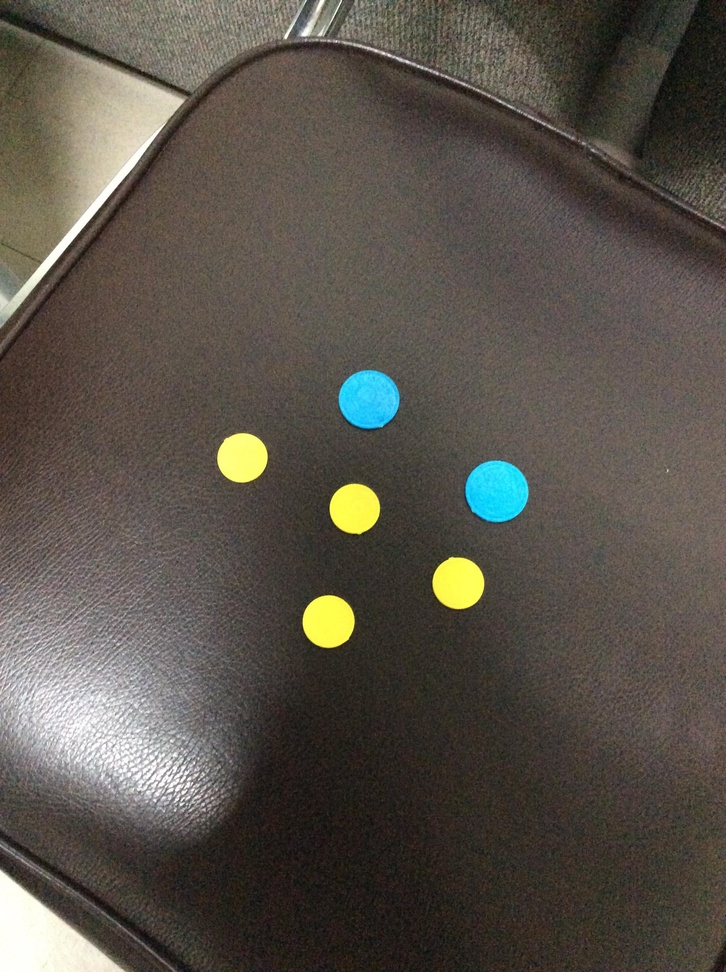
#> input picture dataset/COIN/CoinCounting/coin10.jpg, 726 x 972 px, shrunk from 1936 x 2592 before the run, found by its file name
$ python ex2_4V2.py
#> lines starting #> are read from the running program, lines starting #| are printed output that depends on the picture; after the words box and inside, x2 and y2 are one past the last pixel; in counts of white or black regions, pixels touching at a corner belong together
import cv2
import numpy as np
from matplotlib import pyplot as plt

def detect_coins_with_circle_detection(image_path):
    # Load the image
    image = cv2.imread(image_path)
#> image is the input picture: shape (972, 726, 3); mean B, G, R 74.4, 82.9, 88.6
    # Convert the image to the HSV color space
    hsv = cv2.cvtColor(image, cv2.COLOR_BGR2HSV)
#> hsv: shape (972, 726, 3); mean H, S, V 24, 51.9, 90.5

    # Define color ranges for yellow and blue in HSV
    lower_yellow = np.array([20, 100, 100], dtype="uint8")
    upper_yellow = np.array([30, 255, 255], dtype="uint8")

    lower_blue = np.array([100, 150, 0], dtype="uint8")
    upper_blue = np.array([140, 255, 255], dtype="uint8")

    # Create masks for yellow and blue colors
    mask_yellow = cv2.inRange(hsv, lower_yellow, upper_yellow)
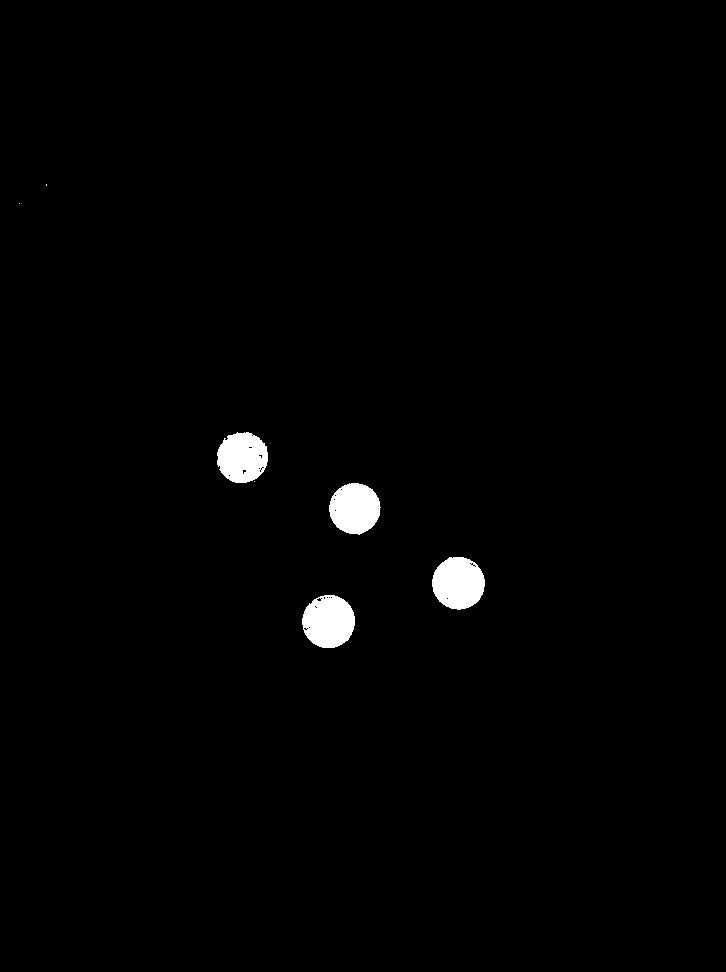
#> mask_yellow: shape (972, 726); 1.2% white; 7 white regions (3 under 20 px), largest, box (x1, y1, x2, y2) and area: (302, 595, 355, 648) 2189, (432, 557, 485, 610) 2178, (329, 483, 381, 535) 2054, (217, 432, 268, 483) 2020
    mask_blue = cv2.inRange(hsv, lower_blue, upper_blue)
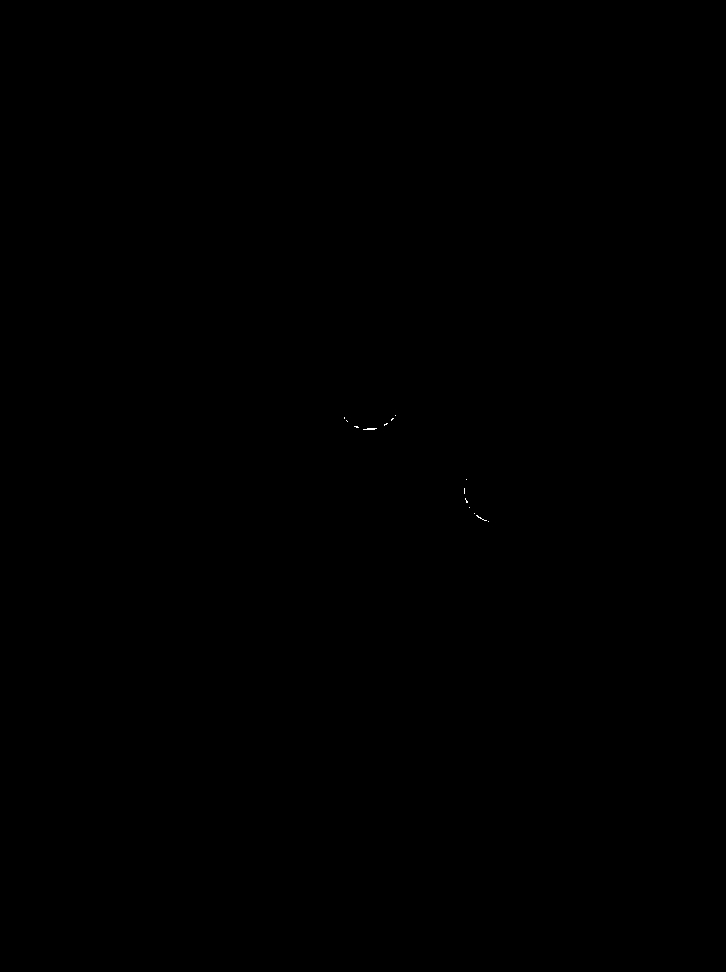
#> mask_blue: shape (972, 726); 0.01% white in thin lines or dots, all inside (x1, y1, x2, y2) = (344, 415, 489, 522)

    # Apply median blur
    mask_yellow = cv2.medianBlur(mask_yellow, 15)
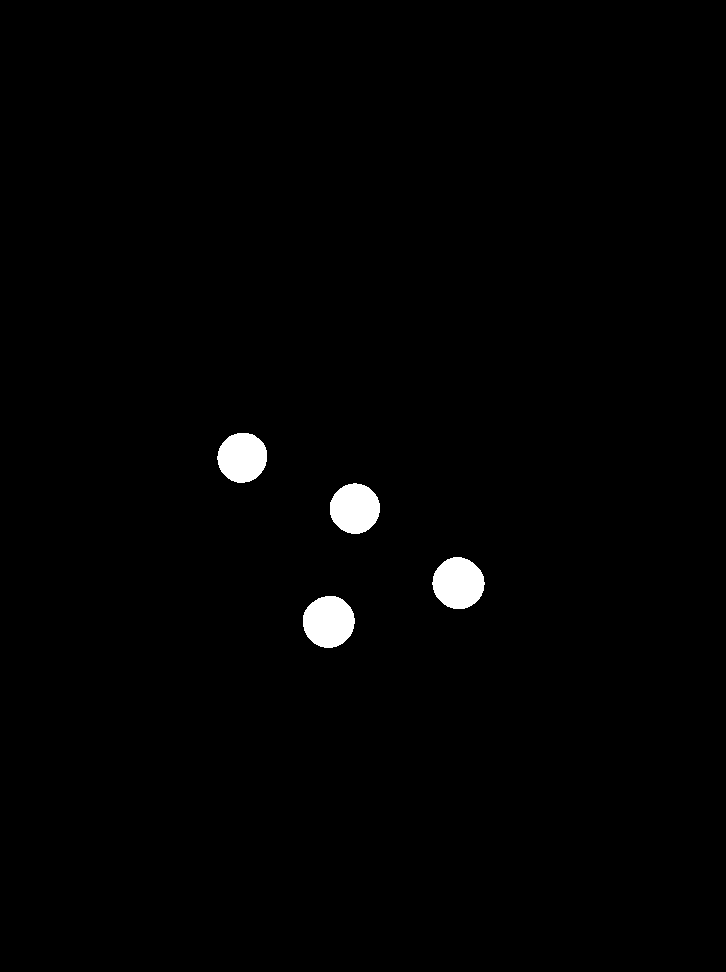
#> mask_yellow: shape (972, 726); 1.2% white; 4 white regions
    mask_blue = cv2.medianBlur(mask_blue, 15)
#> mask_blue: shape (972, 726); every value is 0

    # Use Hough Circles to detect circles on the blue mask
    # cv2.HOUGH_GRADIENT is the circle detection method, dp is the inverse ratio of the accumulator resolution
    # to the image resolution, minDist is the minimum distance between the centers of the detected circles
    circles = cv2.HoughCircles(mask_blue, cv2.HOUGH_GRADIENT, dp=1, minDist=20, param1=50, param2=30, minRadius=10, maxRadius=60)
#> circles = None

    # Initialize count for blue and yellow coins
    yellow_count = 0
    blue_count = 0

    # Draw the detected yellow circles and count them
    if circles is not None:
        circles = np.round(circles[0, :]).astype("int")
        for (x, y, r) in circles:
            cv2.circle(image, (x, y), r, (255, 0, 0), 4)
            cv2.putText(image, 'Blue', (x - r, y - r), cv2.FONT_HERSHEY_SIMPLEX, 0.5, (255, 0, 0), 2)
            blue_count += 1

    # Find contours for the yellow mask to count yellow coins
    contours_yellow = cv2.findContours(mask_yellow, cv2.RETR_EXTERNAL, cv2.CHAIN_APPROX_SIMPLE)[0]
#> contours_yellow = 4 contours; box (x1, y1, x2, y2) and area: (303, 596, 355, 648) 2040, (432, 557, 485, 609) 2029, (330, 483, 380, 534) 1908, (217, 433, 267, 483) 1886
    for cnt in contours_yellow:
        cv2.drawContours(image, [cnt], 0, (0, 255, 255), 2)
        x, y, w, h = cv2.boundingRect(cnt)
        cv2.putText(image, 'Yellow', (x, y), cv2.FONT_HERSHEY_SIMPLEX, 0.5, (0, 255, 255), 2)
        yellow_count += 1
#> this loop made 4 passes
#> (x, y, w, h) on passes 1 to 4: (303, 596, 52, 52), (432, 557, 53, 52), (330, 483, 50, 51), (217, 433, 50, 50)
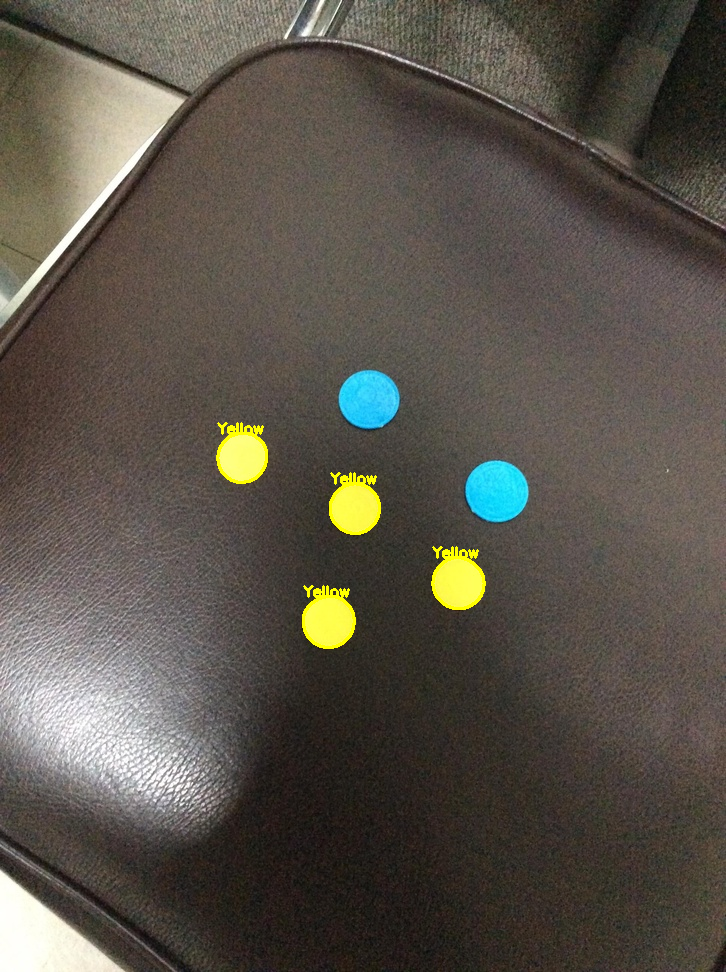
#> image: shape (972, 726, 3); 0.47% of pixels changed, all inside (x1, y1, x2, y2) = (216, 422, 486, 649)
#> after the loop, yellow_count = 4

    return yellow_count, blue_count, image, mask_yellow, mask_blue

# Apply the detection with Hough Circle Transform to the uploaded image
coin4_path = 'C:/Users/Ez-Studio/computer_vision_660632034/dataset/COIN/CoinCounting/coin10.jpg'
results_circle_detection = detect_coins_with_circle_detection(coin4_path)
#> results_circle_detection = 5 items

# Show the original image with detected contours and masks
plt.figure(figsize=(10, 10))
plt.subplot(1, 3, 1)
plt.imshow(cv2.cvtColor(results_circle_detection[2], cv2.COLOR_BGR2RGB))
plt.title('Detected Coins')

plt.subplot(1, 3, 2)
plt.imshow(results_circle_detection[3], cmap='gray')
plt.title('Yellow Mask')

plt.subplot(1, 3, 3)
plt.imshow(results_circle_detection[4], cmap='gray')
plt.title('Blue Mask')

plt.tight_layout()
plt.show()
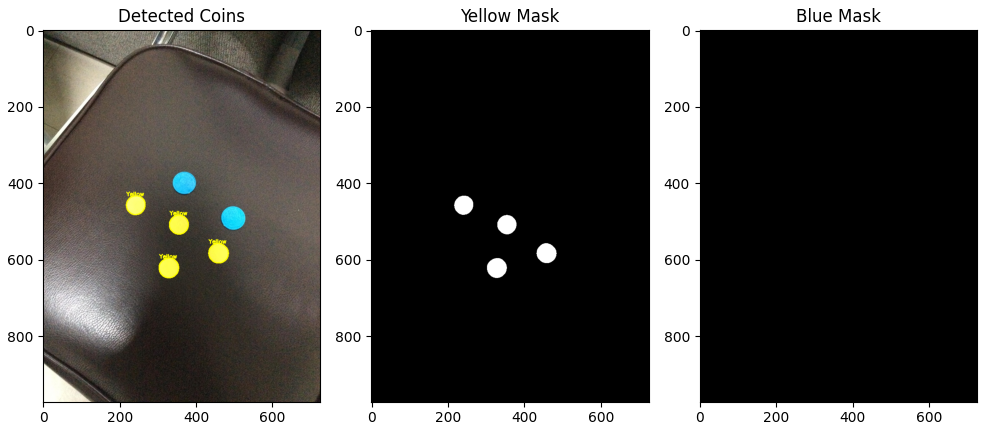
#> figure drawn by matplotlib, 3 panels

# Return the count of yellow and blue coins
results_circle_detection[0], results_circle_detection[1]

$ run again, with dataset/COIN/CoinCounting/coin1.jpg copied over dataset/COIN/CoinCounting/coin10.jpg
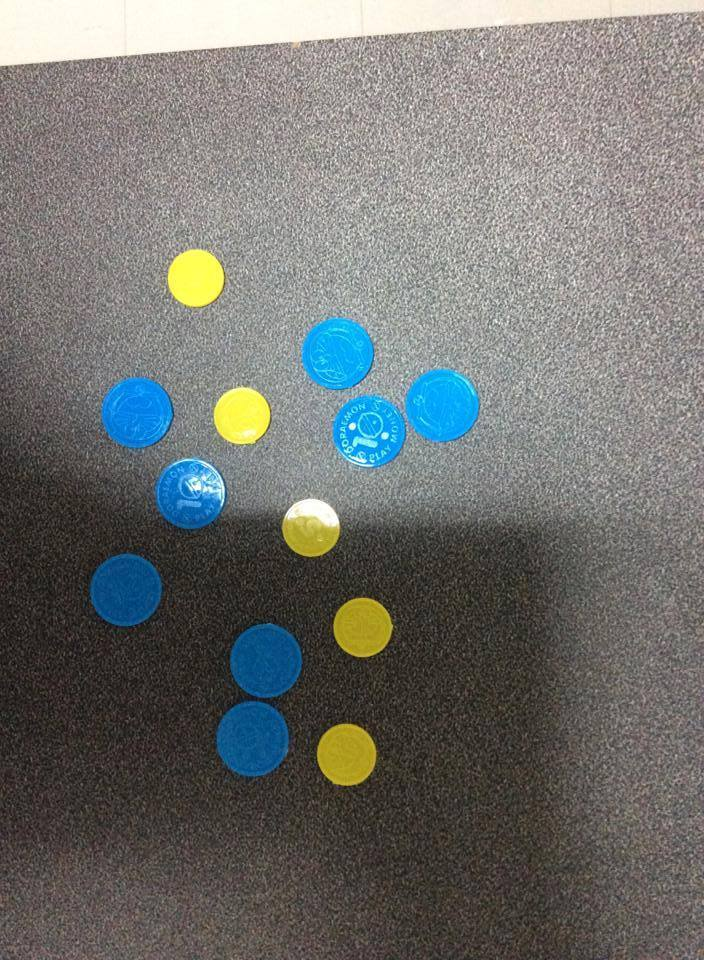
#> input picture dataset/COIN/CoinCounting/coin1.jpg, 704 x 960 px, found by its file name
#> in detect_coins_with_circle_detection, image is the input picture: shape (960, 704, 3); mean B, G, R 111.6, 114.4, 113.4
#> hsv: shape (960, 704, 3); mean H, S, V 32.6, 40, 122.5
#> circles = None
#> contours_yellow = 5 contours; box (x1, y1, x2, y2) and area: (317, 724, 376, 786) 2790, (334, 598, 392, 657) 2624, (167, 251, 225, 308) 2430, (214, 390, 270, 444) 2249, (282, 517, 339, 557) 1562
#> the loop in detect_coins_with_circle_detection, `for cnt in contours_yellow:` made 5 passes
#> (x, y, w, h) on passes 1 to 5: (317, 724, 59, 62), (334, 598, 58, 59), (282, 517, 57, 40), (214, 390, 56, 54), (167, 251, 58, 57)
#> after the loop in detect_coins_with_circle_detection, `for cnt in contours_yellow:`:
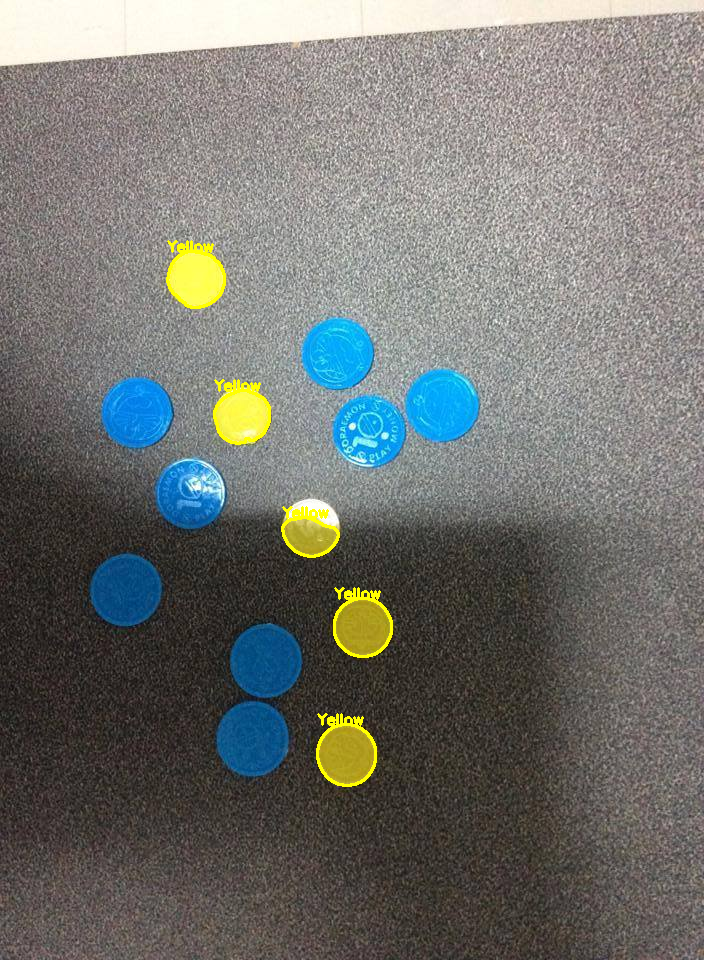
#> image: shape (960, 704, 3); 0.66% of pixels changed, all inside (x1, y1, x2, y2) = (166, 240, 393, 787)
#> after the loop in detect_coins_with_circle_detection, `for cnt in contours_yellow:`: yellow_count = 5
#> results_circle_detection = 5 items
#> `plt.show()`:
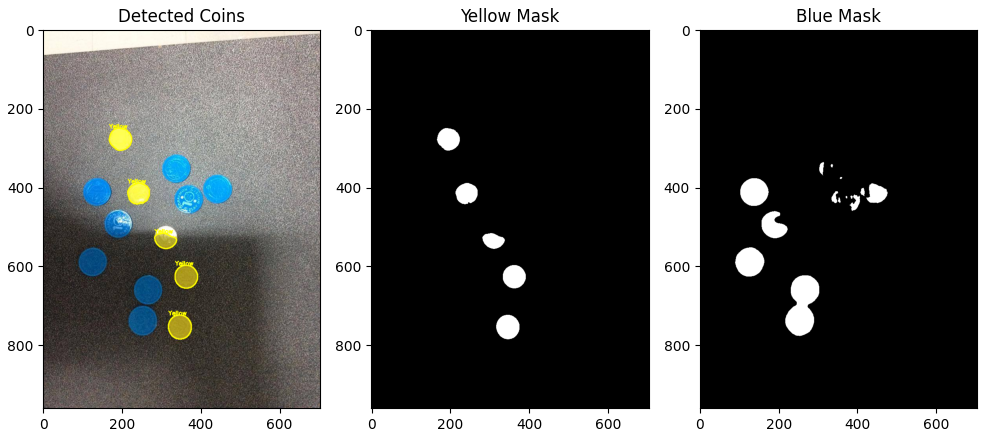
#> figure drawn by matplotlib, 3 panels

$ run again, with dataset/COIN/CoinCounting/coin2.jpg copied over dataset/COIN/CoinCounting/coin10.jpg
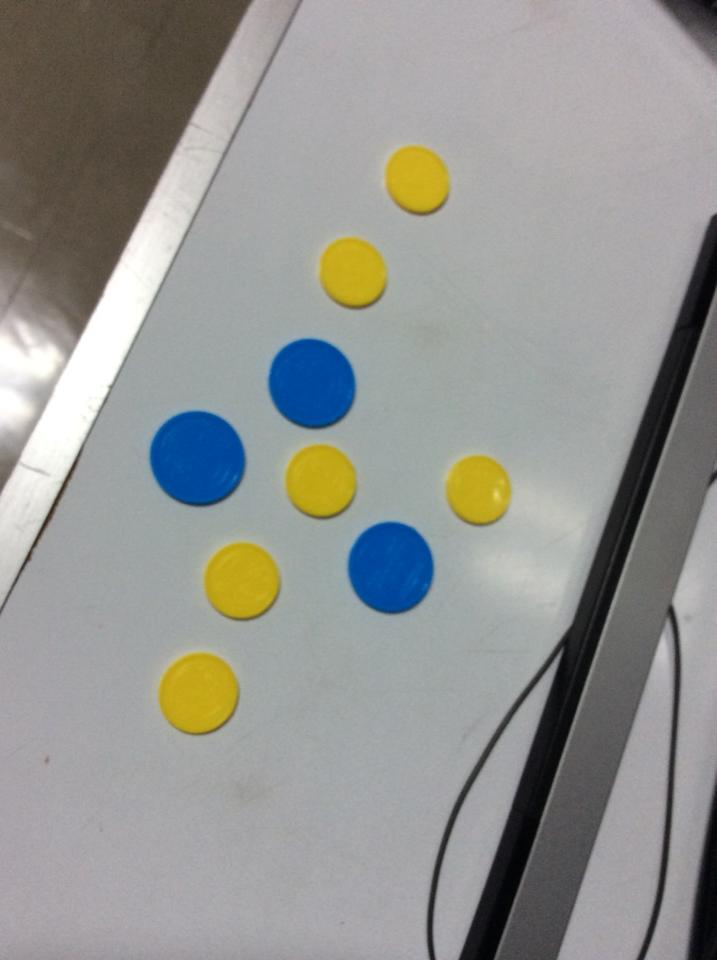
#> input picture dataset/COIN/CoinCounting/coin2.jpg, 717 x 960 px, found by its file name
#> in detect_coins_with_circle_detection, image is the input picture: shape (960, 717, 3); mean B, G, R 146.2, 149.4, 148.6
#> hsv: shape (960, 717, 3); mean H, S, V 88.8, 27.7, 155.3
#> circles = None
#> contours_yellow = 6 contours; box (x1, y1, x2, y2) and area: (158, 652, 239, 735) 5052, (204, 542, 280, 620) 4530, (285, 444, 356, 517) 4006, (319, 237, 387, 308) 3644, (446, 455, 511, 525) 3463, (385, 145, 449, 214) 3360
#> the loop in detect_coins_with_circle_detection, `for cnt in contours_yellow:` made 6 passes
#> (x, y, w, h) on passes 1 to 6: (158, 652, 81, 83), (204, 542, 76, 78), (446, 455, 65, 70), (285, 444, 71, 73), (319, 237, 68, 71), (385, 145, 64, 69)
#> after the loop in detect_coins_with_circle_detection, `for cnt in contours_yellow:`:
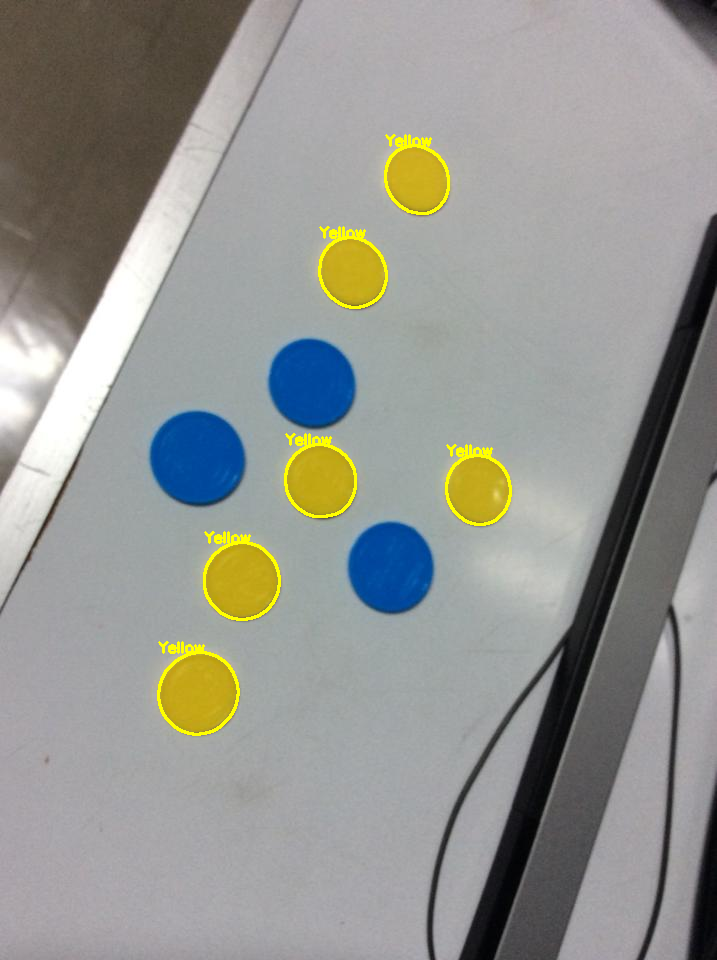
#> image: shape (960, 717, 3); 0.93% of pixels changed, all inside (x1, y1, x2, y2) = (157, 134, 512, 736)
#> after the loop in detect_coins_with_circle_detection, `for cnt in contours_yellow:`: yellow_count = 6
#> results_circle_detection = 5 items
#> `plt.show()`:
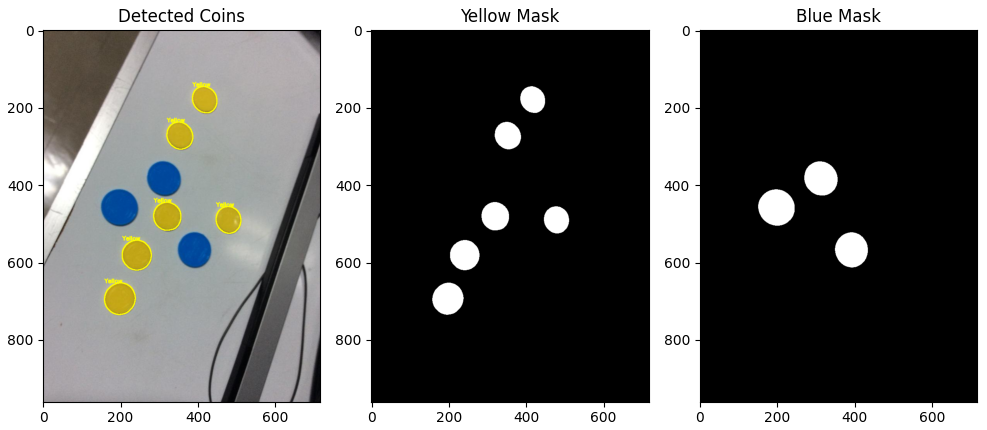
#> figure drawn by matplotlib, 3 panels
